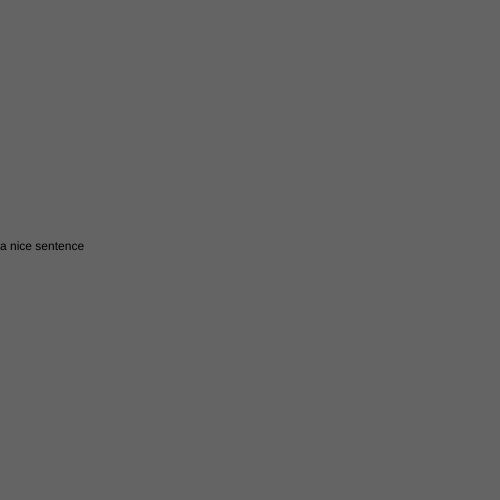
Frame 1 (no input)
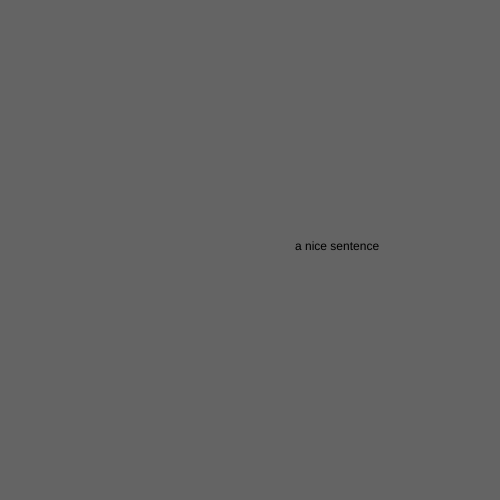
Frame 60 (no input)
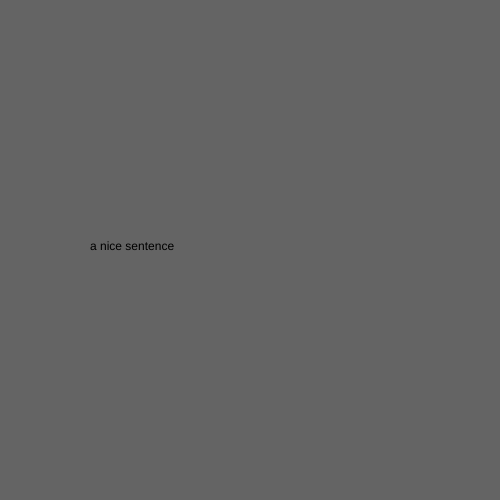
Frame 120 (the mouse pressed at the canvas centre since frame 60)

The p5.js sketch that drew these frames (run headless with seeded random() and noise() and a simulated clock; from frame 60 on, the mouse is pressed at the canvas centre):

// p5.js sketch
// ── sketch.js
var x = 0;

function setup() {
  createCanvas(500, 500);
}

function draw() {
  background(100);
//  rect(x, 250, 50, 50);

//  textsize();
text("a nice sentence", x, 250);

  x+=5 ;

  if(x > width) {
    x = 0 ;
  }
}
